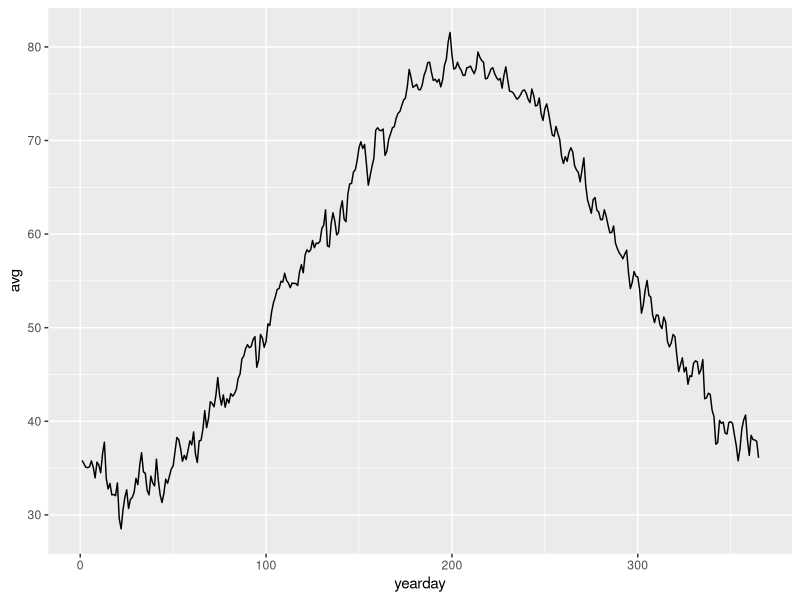
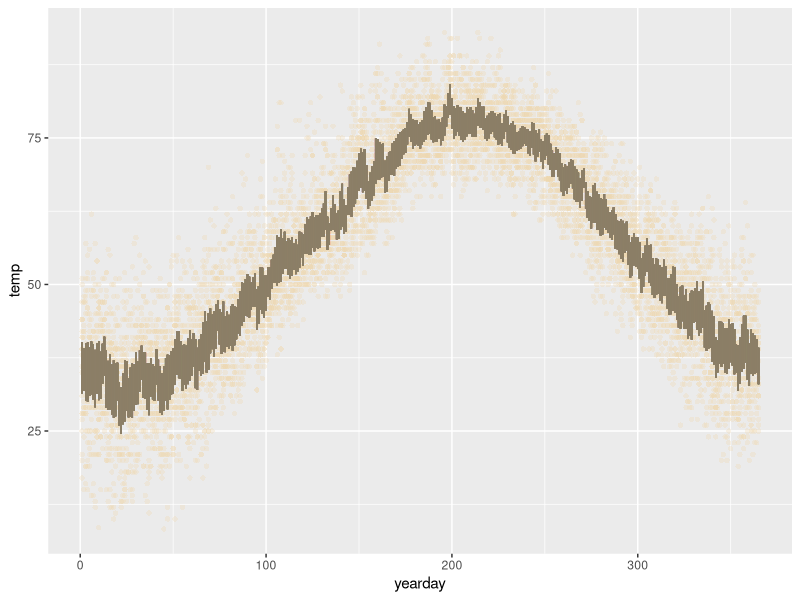
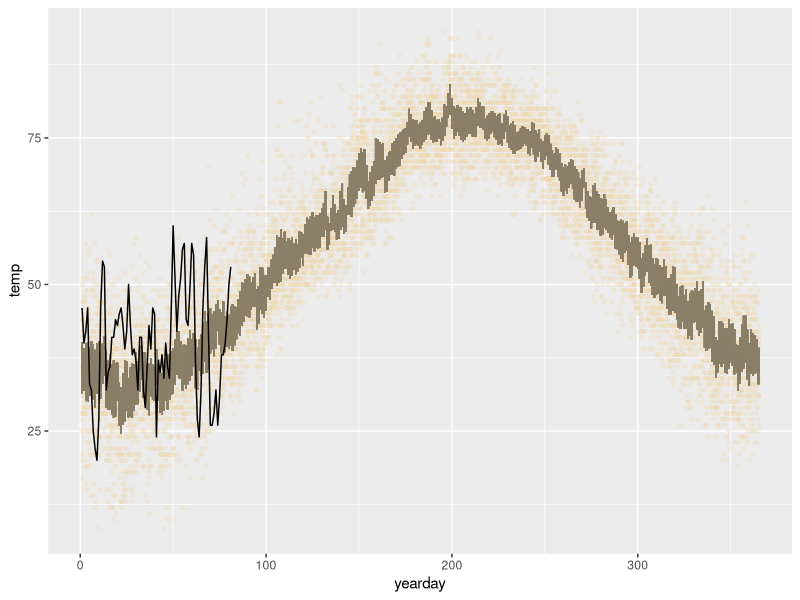
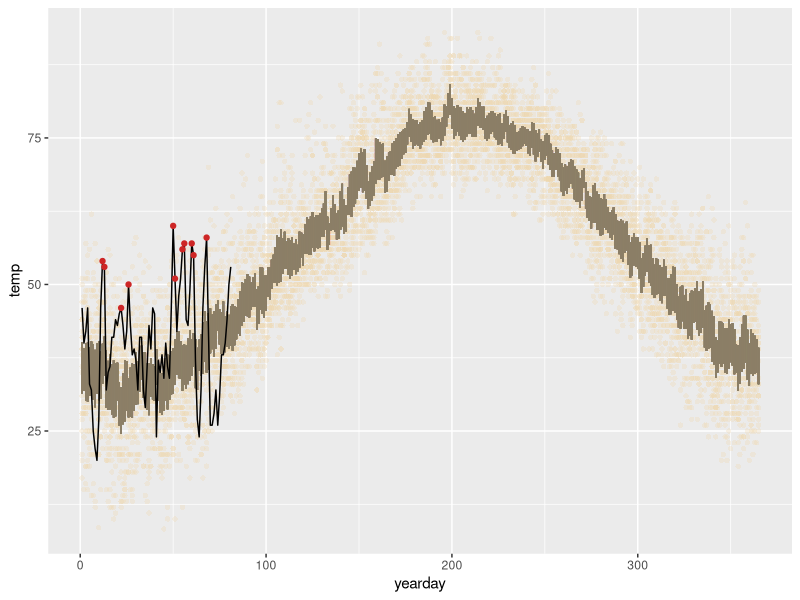
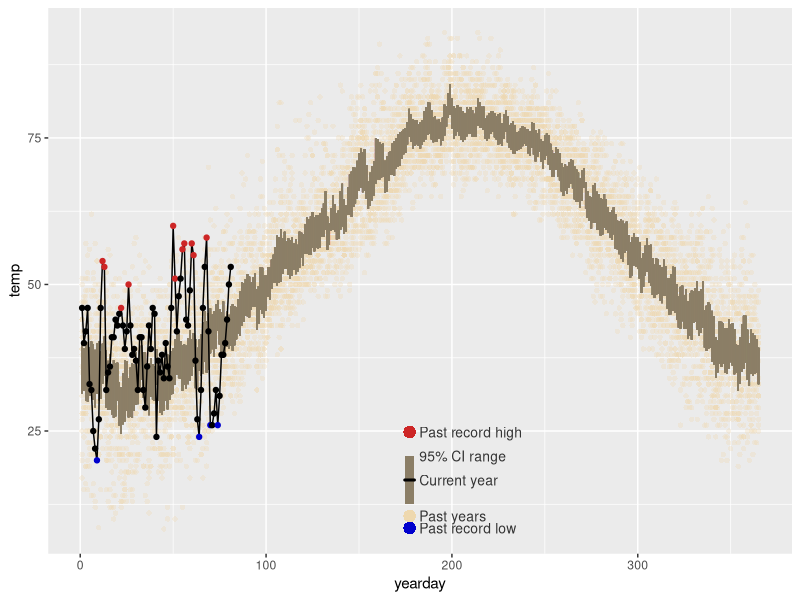

Write the R code that produced these figures, in order.
## ---- chunk 1
knitr::opts_chunk$set(echo = TRUE)
library(ggplot2)
library(dplyr)
library(grid)
## ---- chunk 2
# Import weather data
weather <- read.fwf("NYNEWYOR.txt",
                    header = FALSE,
                    col.names = c("month", "day", "year", "temp"),
                    widths = c(14,14,13,4))

# Check structure of weather
str(weather)

# Create past with two filter() calls
# drop data on leap years, and exclude most recent year
past <- weather %>%
  filter(!(month == 2 & day == 29)) %>%
  filter(year != max(year))
  
# Check structure of past
str(past)

## ---- chunk 3
# Create new version of past
past_summ <- past %>%
  group_by(year) %>%
  mutate(yearday = 1:length(day)) %>%
  ungroup() %>%
  filter(temp != -99) %>%
  group_by(yearday) %>%
  mutate(max = max(temp),
         min = min(temp),
         avg = mean(temp),
         CI_lower = Hmisc::smean.cl.normal(temp)[2],
         CI_upper = Hmisc::smean.cl.normal(temp)[3]) %>%
  ungroup()

# Structure of past_summ
str(past_summ)
## ---- chunk 4
ggplot(past_summ, aes(x = yearday, y = avg)) +
  geom_line()
# Adapt historical plot
ggplot(past_summ, aes(x = yearday, y = temp)) +
  geom_point(aes(ymin = min, ymax = max), col = "#EED8AE", alpha = 0.3, shape = 16) +
  geom_linerange(aes(ymin = CI_lower, ymax = CI_upper), col = "#8B7E66")
## ---- chunk 5
# Create present
present <- weather %>%
  filter(!(month == 2 & day == 29)) %>%
  filter(year == max(year)) %>%
  group_by(year) %>%
  mutate(yearday = 1:length(day)) %>%
  ungroup() %>%
  filter(temp != -99)

# Add geom_line to ggplot command
ggplot(past_summ, aes(x = yearday, y = temp)) + 
  geom_point(col = "#EED8AE", alpha = 0.3, shape = 16) +
  geom_linerange(aes(ymin = CI_lower, ymax = CI_upper), col = "#8B7E66") +
  geom_line(data = present)
## ---- chunk 6
# Create past_highs
past_highs <- past_summ %>%
  group_by(yearday) %>%
  summarise(past_high = max(temp))

# Create record_high
record_high <- present %>%
  left_join(past_highs) %>%
  filter(temp > past_high)

# Add record_high information to plot
ggplot(past_summ, aes(x = yearday, y = temp)) + 
  geom_point(col = "#EED8AE", alpha = 0.3, shape = 16) +
  geom_linerange(aes(ymin = CI_lower, ymax = CI_upper), col = "#8B7E66") +
  geom_line(data = present) +
  geom_point(data = record_high, col = "#CD2626")
## ---- chunk 7
# Create past_extremes
past_extremes <- past_summ %>%
  group_by(yearday) %>%
  summarise(past_low = min(temp),
            past_high = max(temp))

# Create record_high_low
record_high_low <- present %>%
  left_join(past_extremes) %>%
  mutate(record = ifelse(temp < past_low, 
                         "#0000CD",
                         ifelse(temp > past_high, 
                                "#CD2626", 
                                "#000000")))

# Structure of record_high_low
str(record_high_low)

# Add point layer of record_high_low
p <- ggplot(past_summ, aes(x = yearday, y = temp)) + 
  geom_point(col = "#EED8AE", alpha = 0.3, shape = 16) +
  geom_linerange(aes(ymin = CI_lower, ymax = CI_upper), col = "#8B7E66") +
  geom_line(data = present) +
  geom_point(data = record_high_low, aes(color = record)) +
  scale_color_identity()
## ---- chunk 8
# Finish the function draw_pop_legend
draw_pop_legend <- function(x = 0.6, y = 0.2, width = 0.2, height = 0.2, fontsize = 10) {
  
  # Finish viewport() function
  pushViewport(viewport(x = x, y = y, width = width, height = height, just = "center"))

  legend_labels <- c("Past record high",
                     "95% CI range",
                     "Current year",
                     "Past years",
                     "Past record low")

  legend_position <- c(0.9, 0.7, 0.5, 0.2, 0.1)
  
  # Finish grid.text() function
  grid.text(legend_labels, x = 0.12, y = legend_position, 
            just = "left", gp = gpar(fontsize = fontsize, col = "grey20"))
  
  # Position dots, rectangle and line
  point_position_y <- c(0.1, 0.2, 0.9)
  point_position_x <- rep(0.06, length(point_position_y))
  grid.points(x = point_position_x, y = point_position_y, pch = 16,
              gp = gpar(col = c("#0000CD", "#EED8AE", "#CD2626")))
  grid.rect(x = 0.06, y = 0.5, width = 0.06, height = 0.4,
            gp = gpar(col = NA, fill = "#8B7E66"))
  grid.lines(x = c(0.03, 0.09), y = c(0.5, 0.5),
             gp = gpar(col = "black", lwd = 3))
  
  # Add popViewport() for bookkeeping
  popViewport()
}

# Print out plotting object p
p

# Call draw_pop_legend()
draw_pop_legend()
